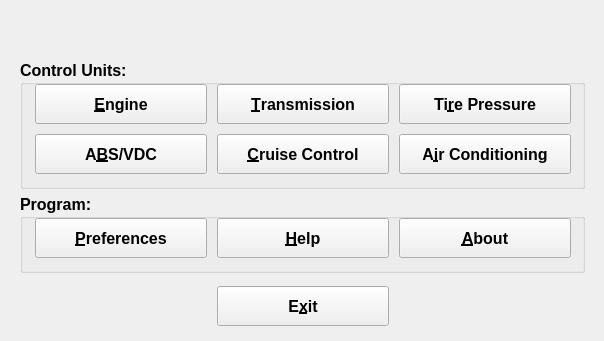
<?xml version="1.0" encoding="UTF-8"?>
<ui version="4.0">
 <class>FreeSSM_MainWindow</class>
 <widget class="QMainWindow" name="FreeSSM_MainWindow">
  <property name="geometry">
   <rect>
    <x>0</x>
    <y>0</y>
    <width>604</width>
    <height>341</height>
   </rect>
  </property>
  <property name="sizePolicy">
   <sizepolicy hsizetype="Fixed" vsizetype="Fixed">
    <horstretch>0</horstretch>
    <verstretch>0</verstretch>
   </sizepolicy>
  </property>
  <property name="minimumSize">
   <size>
    <width>604</width>
    <height>341</height>
   </size>
  </property>
  <property name="maximumSize">
   <size>
    <width>604</width>
    <height>341</height>
   </size>
  </property>
  <property name="font">
   <font>
    <family>Liberation Sans</family>
   </font>
  </property>
  <widget class="QWidget" name="centralwidget">
   <widget class="QPushButton" name="exit_pushButton">
    <property name="geometry">
     <rect>
      <x>217</x>
      <y>286</y>
      <width>172</width>
      <height>40</height>
     </rect>
    </property>
    <property name="font">
     <font>
      <pointsize>12</pointsize>
      <weight>75</weight>
      <bold>true</bold>
     </font>
    </property>
    <property name="text">
     <string>E&amp;xit</string>
    </property>
    <property name="icon">
     <iconset resource="../resources/FreeSSM.qrc">
      <normaloff>:/icons/oxygen/32x32/system-shutdown.png</normaloff>:/icons/oxygen/32x32/system-shutdown.png</iconset>
    </property>
    <property name="iconSize">
     <size>
      <width>32</width>
      <height>32</height>
     </size>
    </property>
   </widget>
   <widget class="QGroupBox" name="controlunits_groupBox">
    <property name="geometry">
     <rect>
      <x>20</x>
      <y>60</y>
      <width>565</width>
      <height>129</height>
     </rect>
    </property>
    <property name="font">
     <font>
      <pointsize>12</pointsize>
      <weight>75</weight>
      <bold>true</bold>
     </font>
    </property>
    <property name="title">
     <string>Control Units:</string>
    </property>
    <widget class="QPushButton" name="engine_pushButton">
     <property name="geometry">
      <rect>
       <x>15</x>
       <y>24</y>
       <width>172</width>
       <height>40</height>
      </rect>
     </property>
     <property name="text">
      <string>&amp;Engine</string>
     </property>
     <property name="icon">
      <iconset resource="../resources/FreeSSM.qrc">
       <normaloff>:/icons/freessm/64x64/Engine.png</normaloff>:/icons/freessm/64x64/Engine.png</iconset>
     </property>
     <property name="iconSize">
      <size>
       <width>32</width>
       <height>32</height>
      </size>
     </property>
    </widget>
    <widget class="QPushButton" name="transmission_pushButton">
     <property name="geometry">
      <rect>
       <x>197</x>
       <y>24</y>
       <width>172</width>
       <height>40</height>
      </rect>
     </property>
     <property name="text">
      <string>&amp;Transmission</string>
     </property>
     <property name="icon">
      <iconset resource="../resources/FreeSSM.qrc">
       <normaloff>:/icons/freessm/64x64/Transmission.png</normaloff>:/icons/freessm/64x64/Transmission.png</iconset>
     </property>
     <property name="iconSize">
      <size>
       <width>32</width>
       <height>32</height>
      </size>
     </property>
    </widget>
    <widget class="QPushButton" name="absvdc_pushButton">
     <property name="geometry">
      <rect>
       <x>15</x>
       <y>74</y>
       <width>172</width>
       <height>40</height>
      </rect>
     </property>
     <property name="text">
      <string>A&amp;BS/VDC</string>
     </property>
     <property name="icon">
      <iconset resource="../resources/FreeSSM.qrc">
       <normaloff>:/icons/freessm/64x64/ABS.png</normaloff>:/icons/freessm/64x64/ABS.png</iconset>
     </property>
     <property name="iconSize">
      <size>
       <width>32</width>
       <height>32</height>
      </size>
     </property>
    </widget>
    <widget class="QPushButton" name="cruisecontrol_pushButton">
     <property name="enabled">
      <bool>true</bool>
     </property>
     <property name="geometry">
      <rect>
       <x>197</x>
       <y>74</y>
       <width>172</width>
       <height>40</height>
      </rect>
     </property>
     <property name="text">
      <string>&amp;Cruise Control</string>
     </property>
     <property name="icon">
      <iconset resource="../resources/FreeSSM.qrc">
       <normaloff>:/icons/freessm/64x64/CruiseControl.png</normaloff>:/icons/freessm/64x64/CruiseControl.png</iconset>
     </property>
     <property name="iconSize">
      <size>
       <width>32</width>
       <height>32</height>
      </size>
     </property>
    </widget>
    <widget class="QPushButton" name="aircon_pushButton">
     <property name="geometry">
      <rect>
       <x>379</x>
       <y>74</y>
       <width>172</width>
       <height>40</height>
      </rect>
     </property>
     <property name="text">
      <string>A&amp;ir Conditioning</string>
     </property>
     <property name="icon">
      <iconset resource="../resources/FreeSSM.qrc">
       <normaloff>:/icons/freessm/64x64/AirCon.png</normaloff>:/icons/freessm/64x64/AirCon.png</iconset>
     </property>
     <property name="iconSize">
      <size>
       <width>32</width>
       <height>32</height>
      </size>
     </property>
    </widget>
    <widget class="QPushButton" name="tpms_pushButton">
     <property name="geometry">
      <rect>
       <x>379</x>
       <y>24</y>
       <width>172</width>
       <height>40</height>
      </rect>
     </property>
     <property name="text">
      <string>Ti&amp;re Pressure</string>
     </property>
     <property name="icon">
      <iconset resource="../resources/FreeSSM.qrc">
       <normaloff>:/icons/freessm/64x64/TirePressure.png</normaloff>:/icons/freessm/64x64/TirePressure.png</iconset>
     </property>
     <property name="iconSize">
      <size>
       <width>32</width>
       <height>32</height>
      </size>
     </property>
    </widget>
   </widget>
   <widget class="QGroupBox" name="program_groupBox">
    <property name="geometry">
     <rect>
      <x>20</x>
      <y>194</y>
      <width>565</width>
      <height>79</height>
     </rect>
    </property>
    <property name="font">
     <font>
      <pointsize>12</pointsize>
      <weight>75</weight>
      <bold>true</bold>
     </font>
    </property>
    <property name="title">
     <string>Program:</string>
    </property>
    <widget class="QPushButton" name="help_pushButton">
     <property name="geometry">
      <rect>
       <x>197</x>
       <y>24</y>
       <width>172</width>
       <height>40</height>
      </rect>
     </property>
     <property name="text">
      <string>&amp;Help</string>
     </property>
     <property name="icon">
      <iconset resource="../resources/FreeSSM.qrc">
       <normaloff>:/icons/oxygen/32x32/help-browser.png</normaloff>:/icons/oxygen/32x32/help-browser.png</iconset>
     </property>
     <property name="iconSize">
      <size>
       <width>32</width>
       <height>32</height>
      </size>
     </property>
    </widget>
    <widget class="QPushButton" name="about_pushButton">
     <property name="geometry">
      <rect>
       <x>379</x>
       <y>24</y>
       <width>172</width>
       <height>40</height>
      </rect>
     </property>
     <property name="text">
      <string>&amp;About</string>
     </property>
     <property name="icon">
      <iconset resource="../resources/FreeSSM.qrc">
       <normaloff>:/icons/oxygen/32x32/help-about.png</normaloff>:/icons/oxygen/32x32/help-about.png</iconset>
     </property>
     <property name="iconSize">
      <size>
       <width>32</width>
       <height>32</height>
      </size>
     </property>
    </widget>
    <widget class="QPushButton" name="preferences_pushButton">
     <property name="geometry">
      <rect>
       <x>15</x>
       <y>24</y>
       <width>172</width>
       <height>40</height>
      </rect>
     </property>
     <property name="text">
      <string>&amp;Preferences</string>
     </property>
     <property name="icon">
      <iconset resource="../resources/FreeSSM.qrc">
       <normaloff>:/icons/oxygen/32x32/preferences-system.png</normaloff>:/icons/oxygen/32x32/preferences-system.png</iconset>
     </property>
     <property name="iconSize">
      <size>
       <width>32</width>
       <height>32</height>
      </size>
     </property>
    </widget>
   </widget>
   <widget class="QLabel" name="background_label">
    <property name="geometry">
     <rect>
      <x>0</x>
      <y>0</y>
      <width>604</width>
      <height>341</height>
     </rect>
    </property>
    <property name="scaledContents">
     <bool>true</bool>
    </property>
   </widget>
   <zorder>background_label</zorder>
   <zorder>exit_pushButton</zorder>
   <zorder>controlunits_groupBox</zorder>
   <zorder>program_groupBox</zorder>
  </widget>
 </widget>
 <tabstops>
  <tabstop>engine_pushButton</tabstop>
  <tabstop>transmission_pushButton</tabstop>
  <tabstop>tpms_pushButton</tabstop>
  <tabstop>absvdc_pushButton</tabstop>
  <tabstop>cruisecontrol_pushButton</tabstop>
  <tabstop>aircon_pushButton</tabstop>
  <tabstop>preferences_pushButton</tabstop>
  <tabstop>help_pushButton</tabstop>
  <tabstop>about_pushButton</tabstop>
  <tabstop>exit_pushButton</tabstop>
 </tabstops>
 <resources>
  <include location="../resources/FreeSSM.qrc"/>
 </resources>
 <connections/>
</ui>
